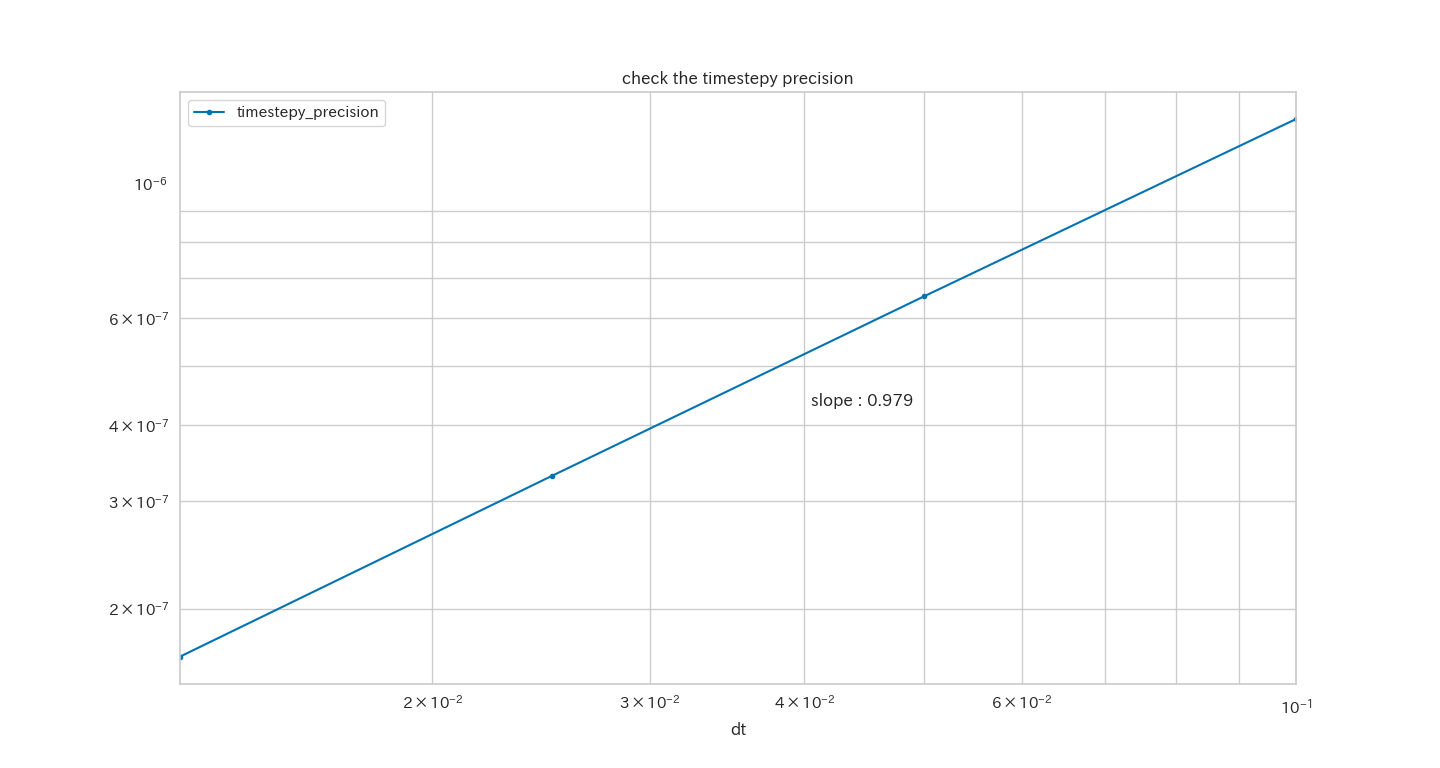

Here is the Python script that generated this plot:
import matplotlib.pyplot as plt
import seaborn as sns
from matplotlib import cm
from ipywidgets import interact, FloatSlider
import numpy as np
import matplotlib as mpl
from mpl_toolkits.mplot3d import Axes3D
#スタイルの設定
sns.set(font="TakaoPGothic", palette="colorblind", style="whitegrid")
#datファイルからデータを読み取る
axisx, axisy = np.loadtxt("./chk_timestepx_precision.dat", comments='!', unpack=True)
#x, yの値の設定
x = axisx
y = axisy
log_x = [np.log(i) for i in x]
log_y = [np.log(i) for i in y]
#回帰直線
a, b = np.polyfit(log_x, log_y, 1)
print('a is :', a)
print('b is :', b)
# 1. Figureのインスタンスを生成
fig = plt.figure()
# 2. Axesのインスタンスを生成
ax = fig.add_subplot(111)
# 3. データを渡してプロット
line1, = ax.plot(x, y, label = 'timestepy_precision', marker='.')
# 4. グラフタイトル, ラベル付け等
ax.set_xlim(0.0125, 0.1)
ax.set_xscale("log")
ax.set_yscale("log")
ax.set_xlabel("dt")
ax.text(0.0405, 0.00000043, 'slope : 0.979')
ax.set_title("check the timestepy precision")
ax.legend()
# 5. グラフを描画
plt.grid(which="both")
plt.show()
